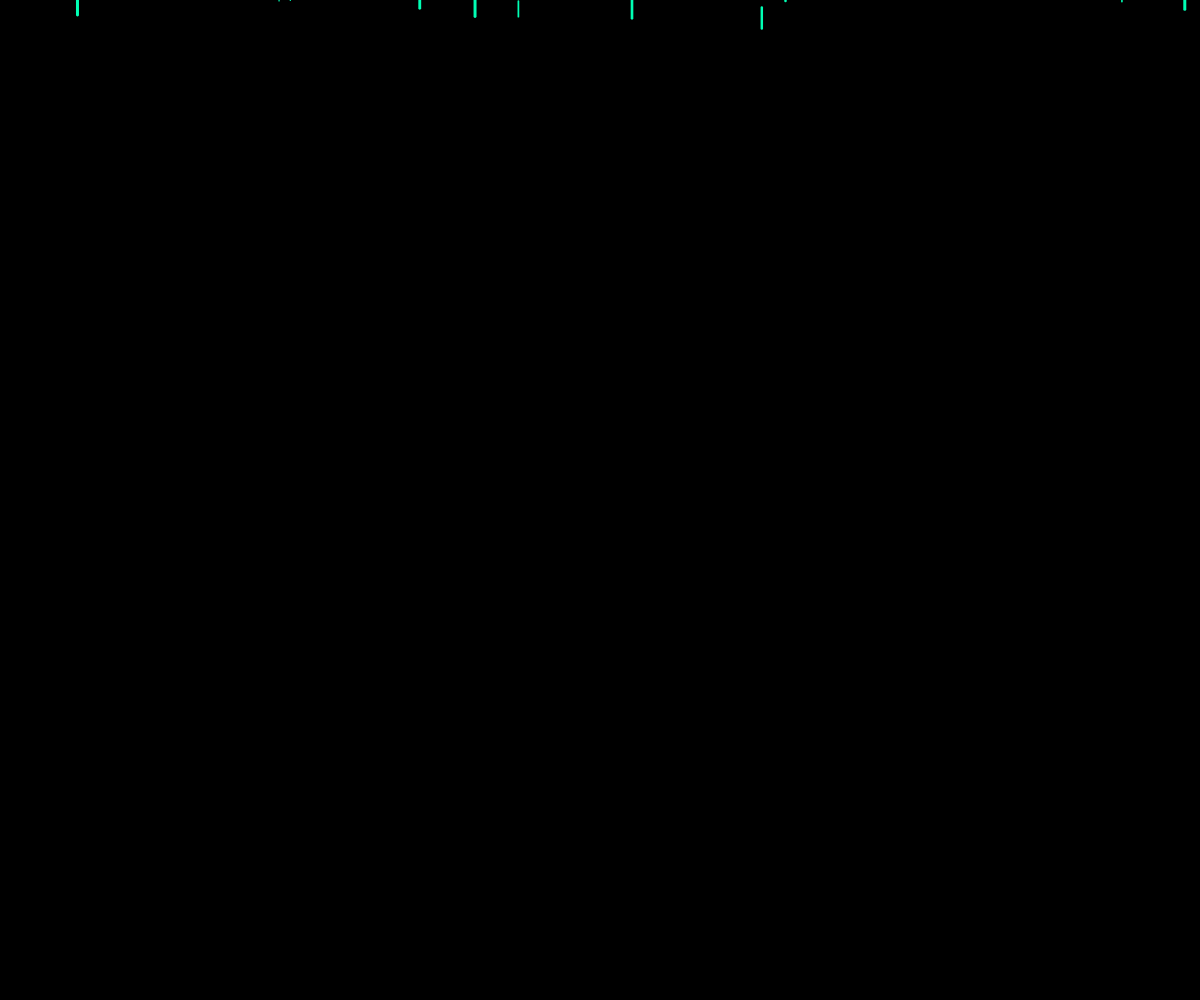
Frame 1 (no input)
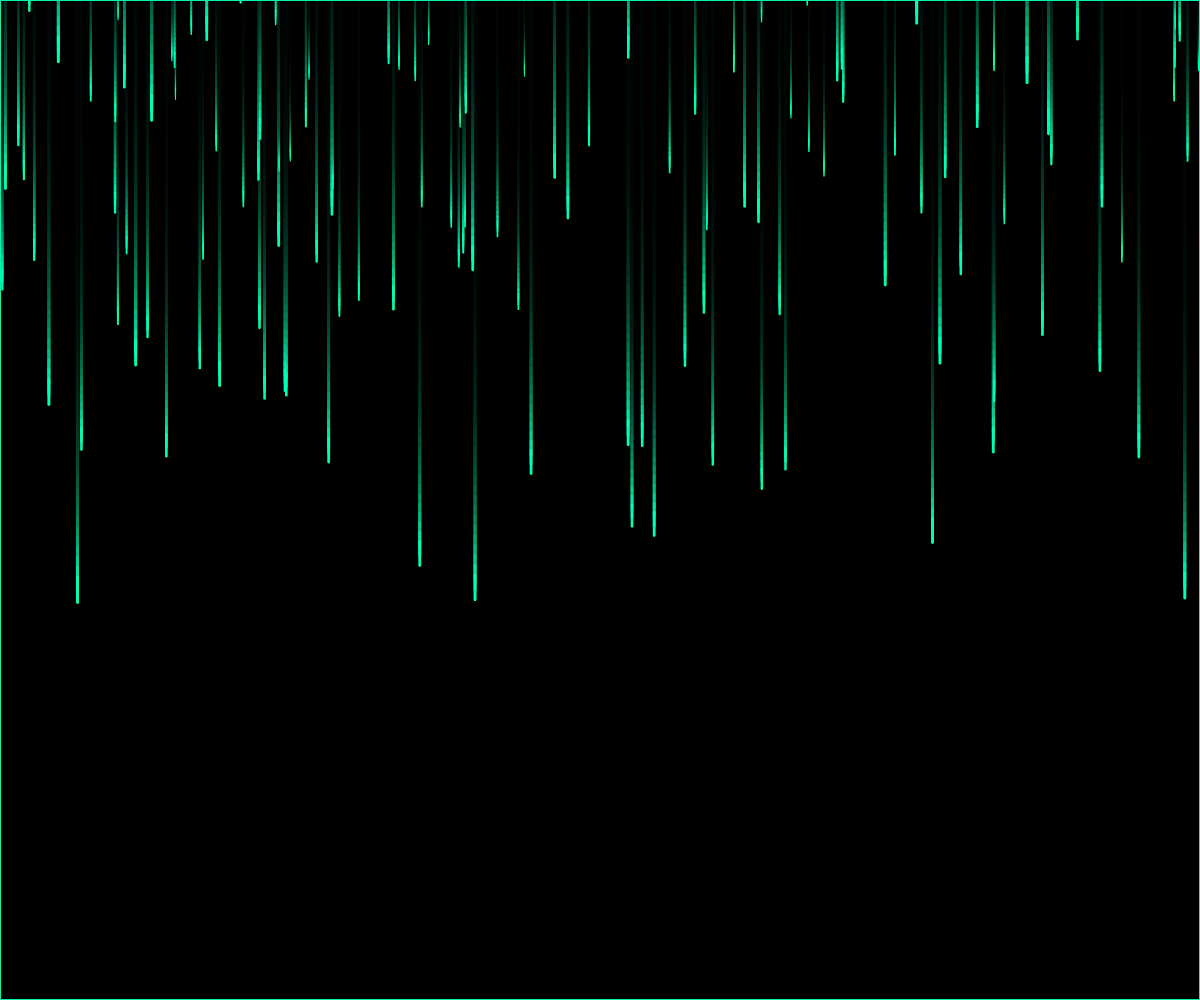
Frame 60 (no input)
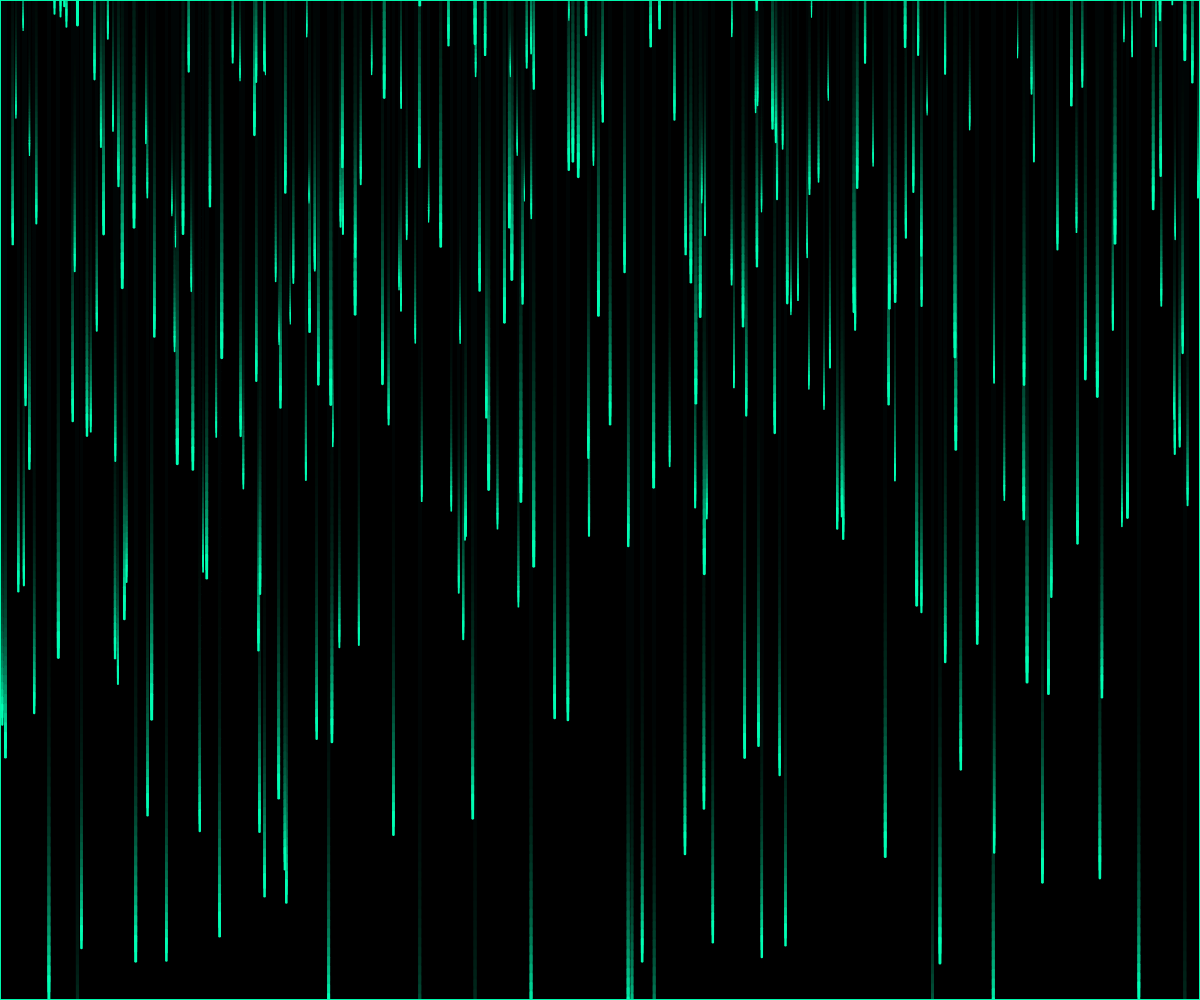
Frame 120 (the mouse pressed at the canvas centre since frame 60)

The p5.js sketch that drew these frames (run headless with seeded random() and noise() and a simulated clock; from frame 60 on, the mouse is pressed at the canvas centre):

// p5.js sketch
// ── sketch.js
let drops = [];

function setup() {
  createCanvas(windowWidth, windowHeight);
  for (let i = 0; i < 400; i++) {
    drops.push(new Drop());
  }
  background(0);
}

function draw() {
  fill(0, 25);
  rect(0, 0, width, height);

  for (let d of drops) {
    d.fall();
    d.show();
  }
}

class Drop {
  constructor() {
    this.x = random(width);
    this.y = random(-height, 0);
    this.z = random(0, 20);
    this.len = map(this.z, 0, 20, 10, 25);
    this.speed = map(this.z, 0, 20, 2, 10);
  }

  fall() {
    this.y += this.speed;
    if (this.y > height) {
      this.y = random(-200, -100);
      this.speed = map(this.z, 0, 20, 2, 10);
    }
  }

  show() {
    stroke(0, 255, 180);
    strokeWeight(map(this.z, 0, 20, 1, 3));
    line(this.x, this.y, this.x, this.y + this.len);
  }
}
